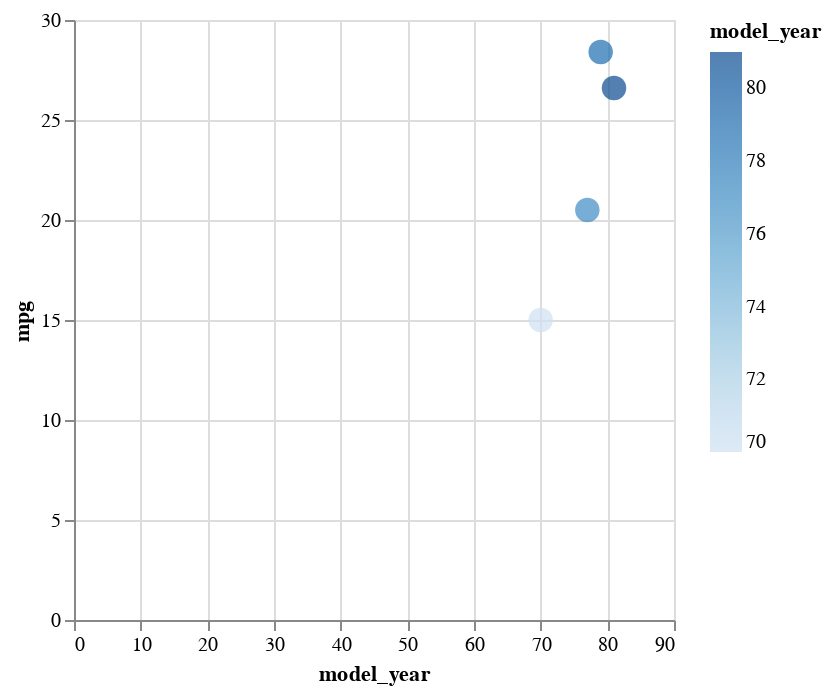

Source (notebook cell):
### Markdown cell above
First we increase the point size.

### Code cell
alt.Chart(df_sub).mark_circle(size=150).encode(
    x="model_year",
    color="model_year",
    y="mpg"
)

### Figure 1 — Vega-Lite specification as saved in the notebook (floating-point values rounded to 4 significant figures)
{"config": {"view": {"continuousWidth": 300, "continuousHeight": 300}}, "data": {"name": "data-7ffbcbecac7f7ca6a3511d1629ed0214"}, "mark": {"type": "circle", "size": 150}, "encoding": {"color": {"field": "model_year", "type": "quantitative"}, "x": {"field": "model_year", "type": "quantitative"}, "y": {"field": "mpg", "type": "quantitative"}}, "$schema": "https://vega.github.io/schema/vega-lite/v5.6.1.json", "datasets": {"data-7ffbcbecac7f7ca6a3511d1629ed0214": [{"mpg": 15.0, "cylinders": 8, "displacement": 350.0, "horsepower": 165.0, "weight": 3693, "acceleration": 11.5, "model_year": 70, "origin": "usa", "name": "buick skylark 320"}, {"mpg": 20.5, "cylinders": 6, "displacement": 231.0, "horsepower": 105.0, "weight": 3425, "acceleration": 16.9, "model_year": 77, "origin": "usa", "name": "buick skylark"}, {"mpg": 28.4, "cylinders": 4, "displacement": 151.0, "horsepower": 90.0, "weight": 2670, "acceleration": 16.0, "model_year": 79, "origin": "usa", "name": "buick skylark limited"}, {"mpg": 26.6, "cylinders": 4, "displacement": 151.0, "horsepower": 84.0, "weight": 2635, "acceleration": 16.4, "model_year": 81, "origin": "usa", "name": "buick skylark"}]}}
